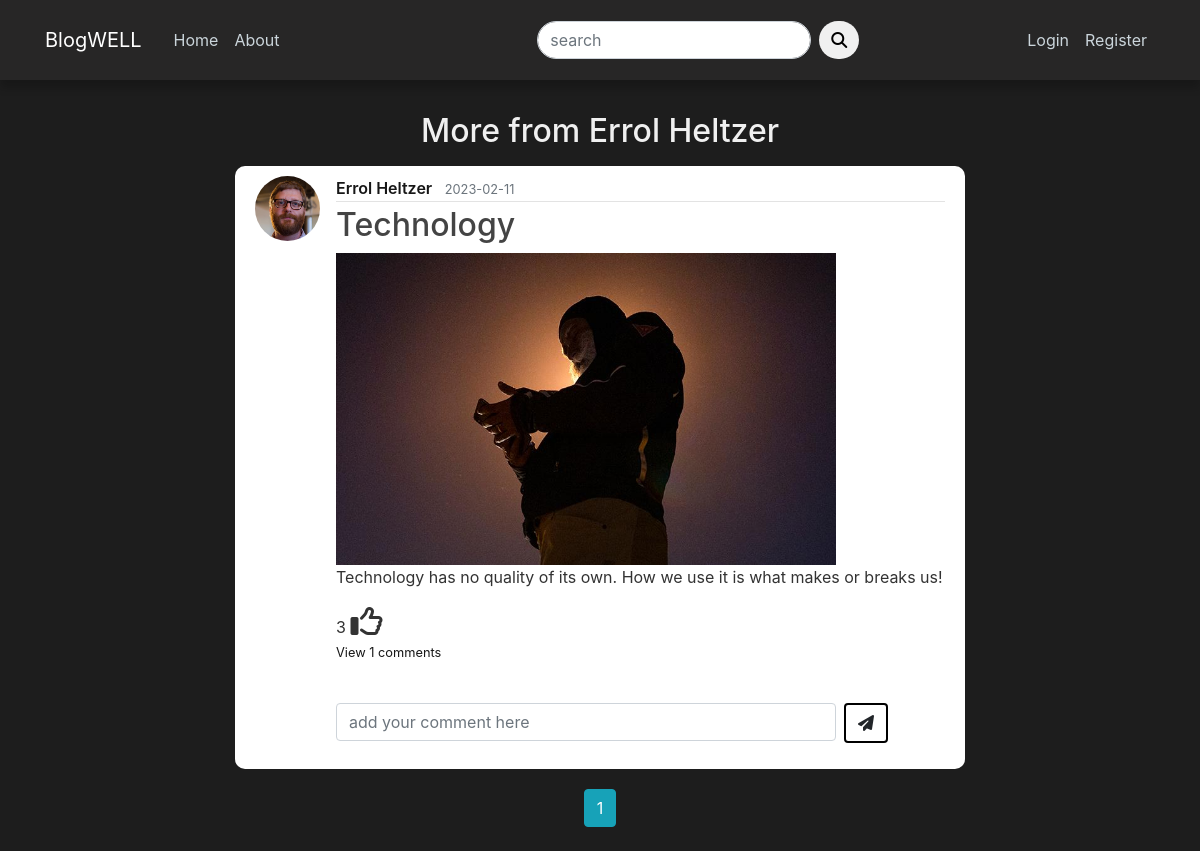
The app's page /user/Errol Heltzer with its own data.
### blog/models.py (models this page shows, shortened)
class User(db.Model, UserMixin):
    id = db.Column(db.Integer, primary_key=True)
    username = db.Column(db.String(20), unique=True, nullable=False)
    email = db.Column(db.String(120), unique=True, nullable=False)
    image_file = db.Column(db.String(20), nullable=False, default='default.jpg')
    password = db.Column(db.String(60), nullable=False)
    posts = db.relationship('Post', backref='author', lazy=True)
    comments = db.relationship('Comment', backref='author', lazy=True)
    is_admin = db.Column(db.Boolean, default=False)
    likes = db.relationship('Like', backref='author', lazy=True)
    reports = db.relationship('Reports', backref='author', lazy=True)

class Post(db.Model):
    __table_args__ = (CheckConstraint('hate_percentage >= 0.0 and hate_percentage <= 1.0'),)
    id = db.Column(db.Integer, primary_key=True)
    title = db.Column(db.String(100), nullable=False)
    date_posted = db.Column(db.DateTime, nullable=False, default=datetime.utcnow)
    content = db.Column(db.Text, nullable=False)
    post_image = db.Column(db.String(200), nullable=True)
    user_id = db.Column(db.Integer, db.ForeignKey('user.id'), nullable=False)
    comments = db.relationship('Comment', backref='post', lazy=True)
    likes = db.relationship('Like', backref='Post', lazy=True)
    hate_percentage = db.Column(db.Float, nullable=False, server_default='0.0')
    reports = db.relationship('Reports', backref='Post', lazy=True)

### blog/users/routes.py (the view)
@users.route("/user/<string:username>")
def user_posts(username):
    page = request.args.get('page', 1, type=int)
    user = User.query.filter_by(username=username).first_or_404()
    posts = Post.query.filter_by(author=user)\
        .order_by(Post.date_posted.desc())\
        .paginate(page=page, per_page=5)#pagination and post order
    return render_template('user_posts.html', posts=posts, user=user)

### blog/users/forms.py
class SearchForm(FlaskForm):
    searched = StringField('search', validators=[DataRequired()])
    submit = SubmitField('Submit')

### blog/users/routes.py (called while the page is built)
@app.context_processor
def home():
    form = SearchForm()
    return dict(form=form)

### blog/templates/user_posts.html (shortened to what this page needs)
{% extends "layout.html" %}
{% block content %}
    <h2 class="title mb-3" style="text-align: center;">More from {{user.username}}</h2>
    {% for post in posts.items %}
        <article class="media content-section">
            <img src="{{ url_for('static', filename='profile_pics/' + post.author.image_file)}}" class="rounded-circle article-img" alt="">
            <div class="media-body">
                <div class="article-metadata">
                    <a class="mr-2 uname" href="{{url_for('users.user_posts', username=post.author.username )}}">{{ post.author.username }}</a>
                    <small class="text-muted">{{ post.date_posted.strftime('%Y-%m-%d') }}</small>
                </div>
                <h2><a class="article-title" href="{{ url_for('posts.post', post_id=post.id)}}">{{ post.title }}</a></h2>
                {% if post.post_image %}
                    <div class="post-pic"><img src="{{url_for('static', filename = 'post_images/' + post.post_image)}}" alt="" height="auto" width="500px"></div>
                    <div><p class="article-content">{{ post.content }}</p></div>
                {% else %}
                    <div><p class="article-content">{{ post.content }}</p></div>
                {% endif %}
                <div>
                    <span id="likes-count-{{post.id}}">{{post.likes|length}}</span>
                    {% if current_user in post.likes|map(attribute="author")|list %}
                        <i class="fa-solid fa-thumbs-up fa-2x" id="likes-button-{{post.id}}" onclick="like({{post.id}})"></i></a>
                    {% else %}
                        <i class="fa-regular fa-thumbs-up fa-2x" id="likes-button-{{post.id}}" onclick="like({{post.id}})"></i></a>
                    {% endif %}
                </div>
                <p class="card-text">
                    {% if post.comments|length > 0 %}
                    <a data-toggle="collapse" href="#comments-{{post.id}}" role="button" aria-expanded="false">
                        <small>View {{post.comments|length }} comments</small>
                    </a>
                    {% else%}
                    <small class="text-muted">No comments to display</small>
                    {% endif %}
                </p>
                <br>
                <form action="/comment/{{post.id}}" class="input-group mb-3" method="POST">
                    <div class="mr-2">
                        <input type="text" name="text" id="text" class="form-control" placeholder="add your comment here" style="width: 500px;"/>
                    </div>
                    <div>
                        <button type="submit" class="btn btn-rounded" style="border: 2px solid black;"><i class="fa-solid fa-paper-plane"></i></button>
                    </div>
                </form>
            </div>
        </article>
    {% endfor %}
        <div class="pagi_btn text-center">
            {% for page_num in posts.iter_pages(left_edge=1, right_edge=1, left_current=1, right_current=2) %}
                {% if page_num %}
                    {% if posts.page == page_num %}
                        <a href="{{ url_for('users.user_posts', username=user.username, page=page_num )}}" class="btn btn-info mb-4">{{ page_num }}</a>
                    {% else %}
                        <a href="{{ url_for('users.user_posts', username=user.username, page=page_num )}}" class="btn btn-outline-info mb-4">{{ page_num }}</a>
                    {% endif %}
                {% endif %}
            {% endfor %}
        </div>
{% endblock content %}

### blog/static/main.css (style rules this page uses)
body { background: #1d1d1d; color: #333333; margin-top: 7rem; }
h1, h2, h3, h4, h5, h6 { color: #444444; }
a { color: rgb(23, 23, 23); }
.uname { font-weight: 600; }
.title { color: #f0f0f0; }
.content-section { background: #ffffff; padding: 10px 20px; border-radius: 10px; margin-bottom: 20px; }
.article-title { color: #444444; }
.article-content { white-space: pre-line; }
.article-img { height: 65px; width: 65px; margin-right: 16px; }
.article-metadata { padding-bottom: 1px; margin-bottom: 4px; border-bottom: 1px solid #e3e3e3 }
.fa-thumbs-up { cursor: pointer; }

### records on screen
User: username "Errol Heltzer"
Post: image_file (picture), author.username "Errol Heltzer", date_posted "2023-02-11", title "Technology", post_image (picture), content "Technology has no quality of its own. How we use it is what makes or breaks us!", likes|length "3", comments|length "1"

### other values on screen
{{ page_num }} "1"
